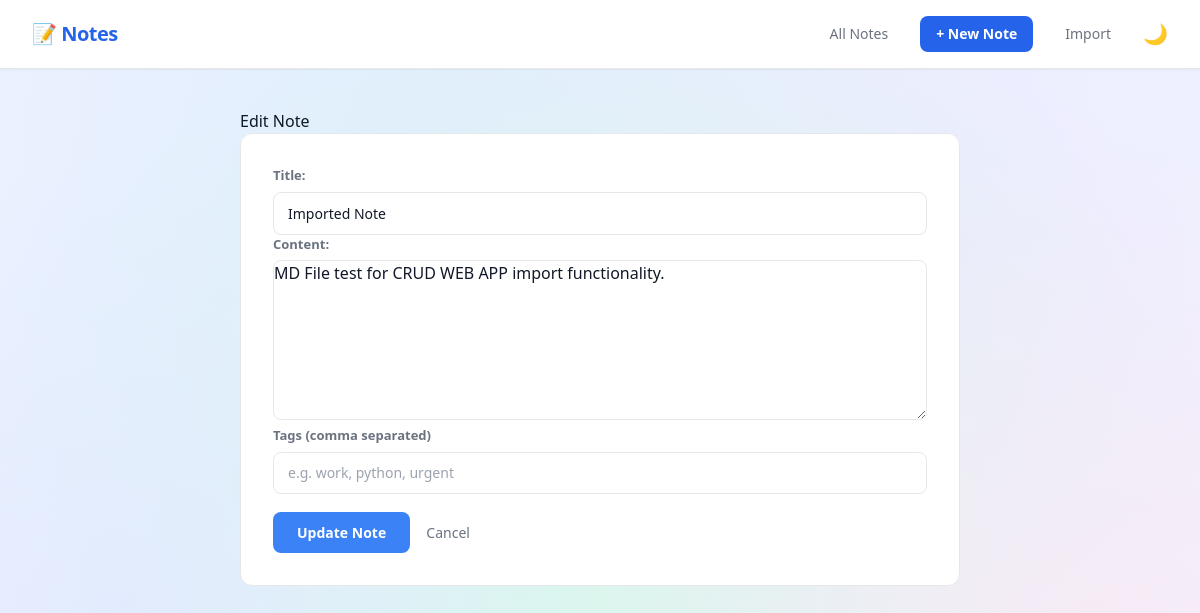
Page /edit/8 on the committed database.
### tables this page shows
CREATE TABLE notes (
            id INTEGER PRIMARY KEY AUTOINCREMENT,
            title TEXT NOT NULL,
            content TEXT NOT NULL
        , is_pinned INTEGER DEFAULT 0, created_at TEXT, updated_at TEXT, word_count INTEGER DEFAULT 0);

### app.py (the view, shortened to what this page needs)
@app.route('/edit/<int:note_id>', methods=['GET', 'POST'])
def edit(note_id):
    conn = get_connection()
    note = conn.execute('SELECT * FROM notes WHERE id = ?', (note_id,)).fetchone()
    existing_tags = conn.execute('''
        SELECT tags.name FROM tags
        JOIN note_tags ON tags.id = note_tags.tag_id
        WHERE note_tags.note_id = ?
    ''', (note_id,)).fetchall()
    tag_string = ', '.join([t['name'] for t in existing_tags])
    conn.close()
    return render_template('edit.html', note=note, tag_string=tag_string)

### database.py (called while the page is built)
def get_connection():
    conn = sqlite3.connect('notes.db')
    conn.row_factory = sqlite3.Row
    return conn

### templates/edit.html
{% extends "base.html" %}
{% block content %}
<h1>Edit Note</h1>
<div class="form-card">
<form method="POST">
    <div>
        <label for="title">Title:</label>
        <input type="text" id="title" name="title" value="{{ note['title'] }}">
    </div>
    <div>
        <label for="content">Content:</label>
        <textarea id="content" name="content">{{ note['content'] }}</textarea>
    </div>
    <div class="form-group">
        <label for="tags">Tags (comma separated)</label>
        <input
            type="text"
            id="tags"
            name="tags"
            value="{{ tag_string or '' }}"
            placeholder="e.g. work, python, urgent"
            class="w-full px-4 py-2 border border-gray-200 rounded-lg text-gray-700 text-sm focus:outline-none focus:border-blue-400">
    </div>
    <button type="submit">Update Note</button>
    <a href="{{ url_for('index') }}">Cancel</a>
</form>
</div>
{% endblock %}

### static/style.css (style rules this page uses)
:root { --bg: #f9fafb; --surface: #ffffff; --border: #e5e7eb; --text: #111827; --text-muted: #6b7280; --text-subtle: #9ca3af; --nav-bg: #ffffff; --input-bg: #ffffff; --accent: #3b82f6; }
.form-card { background-color: var(--surface); border: 1px solid var(--border); border-radius: 12px; padding: 32px; }
input[type="text"], textarea { width: 100%; padding: 10px 14px; background-color: var(--input-bg); border: 1px solid var(--border); border-radius: 8px; color: var(--text); font-size: 14px; font-family: inherit; outline: none; transition: border-color 0.2s, background-color 0.3s; }
textarea { height: 160px; resize: vertical; }
label { display: block; font-size: 13px; font-weight: 600; color: var(--text-muted); margin-bottom: 6px; }
.form-group { margin-bottom: 18px; }
button[type="submit"] { background: #3b82f6; color: white; padding: 10px 24px; border: none; border-radius: 8px; font-size: 14px; font-weight: 600; cursor: pointer; transition: background 0.2s; }
form a { font-size: 14px; color: var(--text-muted); text-decoration: none; margin-left: 12px; }

### rows in the picture
notes: title "Imported Note", content "MD File test for CRUD WEB APP import functionality."
